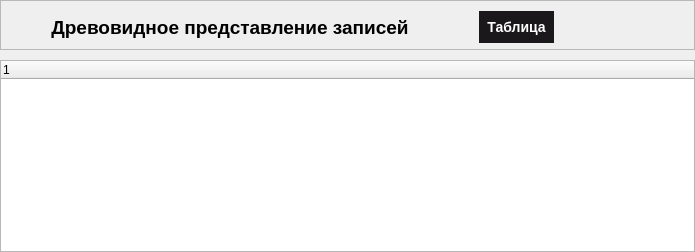
                      <widget class="QWidget" name="tab_tree_of_records">
                       <attribute name="title">
                        <string>Список в виде дерева</string>
                       </attribute>
                       <layout class="QVBoxLayout" name="verticalLayout_11">
                        <property name="spacing">
                         <number>10</number>
                        </property>
                        <property name="leftMargin">
                         <number>0</number>
                        </property>
                        <property name="topMargin">
                         <number>0</number>
                        </property>
                        <property name="rightMargin">
                         <number>0</number>
                        </property>
                        <property name="bottomMargin">
                         <number>0</number>
                        </property>
                        <item>
                         <widget class="QFrame" name="frame_22">
                          <property name="frameShape">
                           <enum>QFrame::Shape::StyledPanel</enum>
                          </property>
                          <property name="frameShadow">
                           <enum>QFrame::Shadow::Raised</enum>
                          </property>
                          <layout class="QHBoxLayout" name="horizontalLayout_20">
                           <property name="spacing">
                            <number>20</number>
                           </property>
                           <property name="leftMargin">
                            <number>0</number>
                           </property>
                           <property name="topMargin">
                            <number>5</number>
                           </property>
                           <property name="rightMargin">
                            <number>100</number>
                           </property>
                           <property name="bottomMargin">
                            <number>0</number>
                           </property>
                           <item>
                            <spacer name="horizontalSpacer_8">
                             <property name="orientation">
                              <enum>Qt::Orientation::Horizontal</enum>
                             </property>
                             <property name="sizeHint" stdset="0">
                              <size>
                               <width>40</width>
                               <height>20</height>
                              </size>
                             </property>
                            </spacer>
                           </item>
                           <item>
                            <widget class="QLabel" name="label">
                             <property name="font">
                              <font>
                               <family>Arial</family>
                               <pointsize>14</pointsize>
                               <bold>true</bold>
                              </font>
                             </property>
                             <property name="styleSheet">
                              <string notr="true">color:rgbrgb(240, 240, 240);
padding:10px;</string>
                             </property>
                             <property name="text">
                              <string>Древовидное представление записей</string>
                             </property>
                             <property name="alignment">
                              <set>Qt::AlignmentFlag::AlignCenter</set>
                             </property>
                            </widget>
                           </item>
                           <item>
                            <spacer name="horizontalSpacer_7">
                             <property name="orientation">
                              <enum>Qt::Orientation::Horizontal</enum>
                             </property>
                             <property name="sizeHint" stdset="0">
                              <size>
                               <width>40</width>
                               <height>20</height>
                              </size>
                             </property>
                            </spacer>
                           </item>
                           <item>
                            <widget class="QPushButton" name="button_back_to_table">
                             <property name="maximumSize">
                              <size>
                               <width>200</width>
                               <height>16777215</height>
                              </size>
                             </property>
                             <property name="font">
                              <font>
                               <family>Arial</family>
                               <pointsize>-1</pointsize>
                               <italic>false</italic>
                               <bold>true</bold>
                              </font>
                             </property>
                             <property name="layoutDirection">
                              <enum>Qt::LayoutDirection::RightToLeft</enum>
                             </property>
                             <property name="styleSheet">
                              <string notr="true">QPushButton {
    background-color: #1a181a;
    padding: 8px;
    border-radius: 18px;
    border: none;
    color: white;
    font: bold 14px;
}
QPushButton:hover {
    background-color: rgb(39, 36, 39);  /* другой цвет при наведении */
}</string>
                             </property>
                             <property name="text">
                              <string>Таблица</string>
                             </property>
                             <property name="icon">
                              <iconset resource="../qrc/main_icons.qrc">
                               <normaloff>:/icons/images/table.png</normaloff>:/icons/images/table.png</iconset>
                             </property>
                             <property name="iconSize">
                              <size>
                               <width>20</width>
                               <height>20</height>
                              </size>
                             </property>
                            </widget>
                           </item>
                           <item>
                            <spacer name="horizontalSpacer_6">
                             <property name="orientation">
                              <enum>Qt::Orientation::Horizontal</enum>
                             </property>
                             <property name="sizeHint" stdset="0">
                              <size>
                               <width>40</width>
                               <height>20</height>
                              </size>
                             </property>
                            </spacer>
                           </item>
                          </layout>
                         </widget>
                        </item>
                        <item>
                         <widget class="QTreeWidget" name="treeWidget">
                          <column>
                           <property name="text">
                            <string notr="true">1</string>
                           </property>
                          </column>
                         </widget>
                        </item>
                       </layout>
                      </widget>
